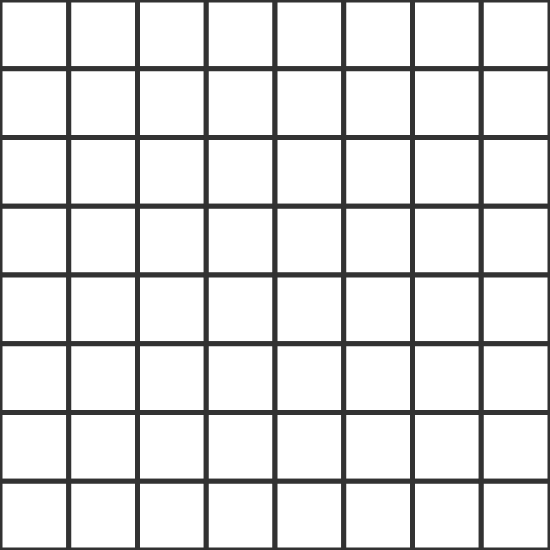
Frame 1 (no input)
Frame 60 (no input): identical to frame 1, image omitted
Frame 120 (the mouse pressed at the canvas centre since frame 60): identical to frame 1, image omitted

The p5.js sketch that drew this single still picture (run headless with seeded random() and noise() and a simulated clock; from frame 60 on, the mouse is pressed at the canvas centre):

// p5.js sketch
// ── sketch.js
var w = 550, h = 550;
var rows = 8, cols = 8;
let wid = w/cols, hgt = h/rows;

var weight = 5; //stroke weight

var board = [];
var numPlayers = 2;
var turn = 0;
var clicked = true;

// var colours = ['6464ff','64ff64','ff6464'];
var colours = [[100,100,255],[100,255,100],[255,100,100]];
var players = [];


function setup() {
  createCanvas(w,h);
  // create board cells
  for(let i = 0; i < cols; i++){
    board[i] = [];
    for(let j = 0; j < rows; j++){
      board[i][j] = new Cell(i*wid,j*hgt,wid,hgt);
      board[i][j].setNeighbours(cols,rows);
    }
  }
  //create player list
  for(let i = 0; i < numPlayers; i++){
    players[i] = new Player(colours[i],i);
  }
}

function mouseClicked() {
  let x_ = floor(mouseX/wid), y_ = floor(mouseY/hgt);
  turn = board[x_][y_].changeStates(turn,board,colours[turn]) % players.length;

  for(let n = players.length - 1; n >= 0; n--){
    let temp = 0;
    for(let i = 0; i < cols; i++){
      for(let j = 0; j < rows; j++){
        if(board[i][j].Owner == n){temp++;}
      }
    }
    if(temp == 0){
      if(players[n].numCells >= 0){players.splice(n,1);}
      else {players[n].numCells++;}
    } else {players[n].numCells = temp;}
  }
  // setTimeout(function() {if(players.length == 1){alert("Game Over")}},1000);

  clicked = !clicked;
}

function draw() {
  strokeWeight(weight);
  stroke(50);

  // draw cells
  for(let i = 0; i < cols; i++){
    for(let j = 0; j < rows; j++){
      board[i][j].update();
      // if(clicked){
      //
      //   clicked = !clicked;
      // }
    }
  }

}

// ── entities.js
function Cell(x,y,x_,y_) {
  this.posX = x;
  this.posY = y;
  this.width = x_;
  this.height = y_;

  this.index = [x/x_, y/y_];
  this.neighbours = [];
  this.max = 4;

  this.setNeighbours = function(cols,rows){
    let pX = this.index[0], pY = this.index[1];

    if(pX > 0){this.neighbours.push([pX-1,pY])}
    if(pX < cols-1){this.neighbours.push([pX+1,pY])}
    if(pY > 0){this.neighbours.push([pX,pY-1])}
    if(pY < rows-1){this.neighbours.push([pX,pY+1])}

    this.max = this.neighbours.length;
  }

  this.state = 0;
  this.Owner = -1;

  this.colour = [100,102,255];
  this.fill = function(){
      // change fill when cursor over cell
      if(mouseX > this.posX && mouseY > this.posY && mouseX < this.posX + this.width && mouseY < this.posY + this.height){
        return [200,255,200]
      } else {return 255}
  }

  this.drawState = function(){
    let cenX = this.posX + this.width/2, cenY = this.posY + this.height/2;
    push();
    translate(cenX,cenY);
    fill(this.colour);
    strokeWeight(2);
    for(let i = 0; i < this.state; i++){
      ellipse(-15+i*10,-15+i*10,20,20);
    }
    pop();
  }

  // When cell clicked, check if it's owned by player. If it is, increment state.
  // Then, check if state more then max. If it is, change state to 0 and increment states of neighbours

  this.changeStates = function(player,array,c){
    if(this.Owner == -1 || this.Owner == player){
      this.Owner = player;
      this.colour = c;
      this.state++;

      if(this.state >= this.max){
        this.state = 0;
        this.Owner = -1;
        for(let i = 0; i < this.neighbours.length; i++){
          let n = this.neighbours[i], m = array[n[0]][n[1]];
          m.Owner = this.Owner;
          m.states++;
          m.changeStates(player,array,c);
        }
      }
      return player+1
    } else {return player}
  }

  this.update = function(turn){
    fill(this.fill());
    rect(this.posX,this.posY,this.width,this.height);
    this.drawState();
  }

}

function Player(color,turn){
  this.colour = color;
  this.alive = 1;
  this.numCells = -1-turn;


}
/*
init a list of players
when checking validity of turn, check first if player is alive, then check if tile is player's
*/
